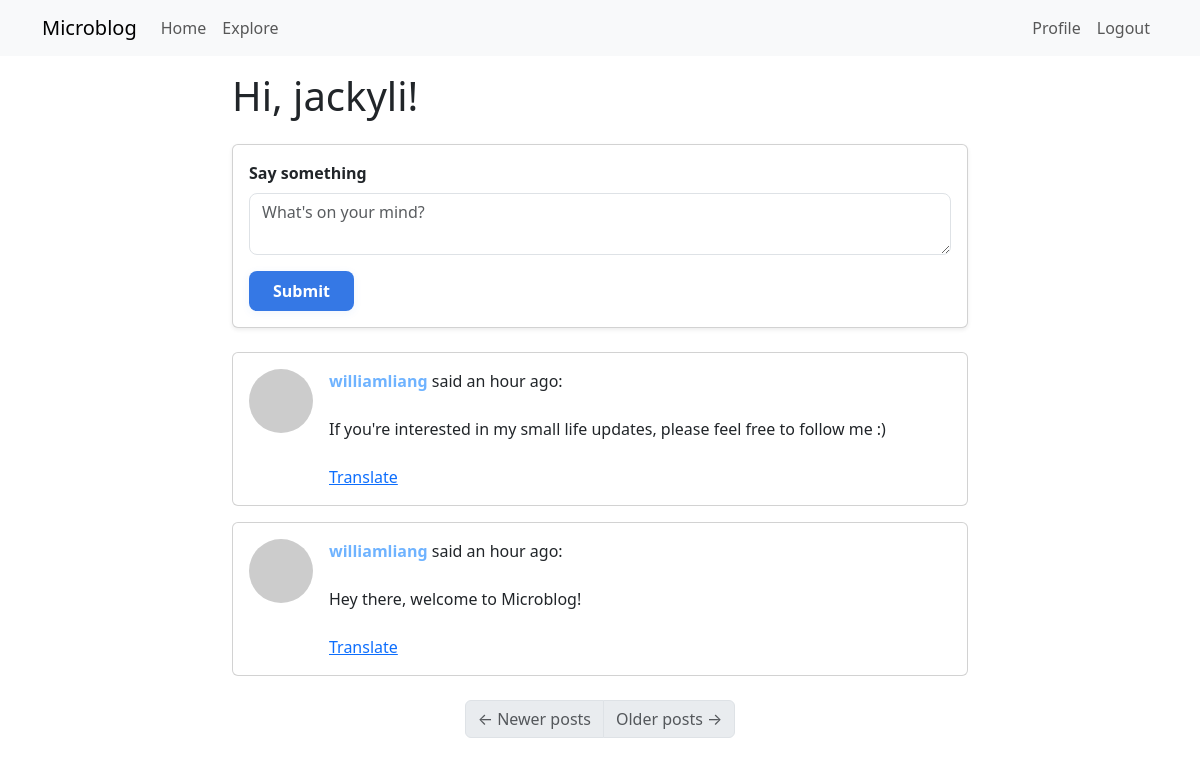
The page /index (signed in) on the database its author committed.
### app/models.py (models this page shows, shortened)
class User(UserMixin, db.Model):
    id: so.Mapped[int] = so.mapped_column(primary_key=True)
    username: so.Mapped[str] = so.mapped_column(sa.String(64), index=True, unique=True)
    email: so.Mapped[str] = so.mapped_column(sa.String(120), index=True, unique=True)
    password_hash: so.Mapped[Optional[str]] = so.mapped_column(sa.String(256))
    about_me: so.Mapped[Optional[str]] = so.mapped_column(sa.String(140))
    last_seen: so.Mapped[Optional[datetime]] = so.mapped_column(default=lambda: datetime.now(timezone.utc))
    posts: so.WriteOnlyMapped['Post'] = so.relationship(
        back_populates='author', passive_deletes=True)
    following: so.WriteOnlyMapped['User'] = so.relationship(
        secondary=followers, primaryjoin=(followers.c.follower_id == id),
        secondaryjoin=(followers.c.followed_id == id),
        back_populates='followers'
    )
    followers: so.WriteOnlyMapped['User'] = so.relationship(
        secondary=followers, primaryjoin=(followers.c.followed_id == id),
        secondaryjoin=(followers.c.follower_id == id),
        back_populates='following')
    def avatar(self, size):
        digest = hashlib.md5(self.email.lower().encode('utf-8')).hexdigest()
        return f'https://www.gravatar.com/avatar/{digest}?d=identicon&s={size}'
    def following_posts(self):
        Author = so.aliased(User)
        Follower = so.aliased(User)
        return (
            sa.select(Post)
            .join(Post.author.of_type(Author))
            .join(Author.followers.of_type(Follower), isouter=True)
            .where(sa.or_(Follower.id == self.id, Author.id == self.id))
            .group_by(Post)
            .order_by(Post.timestamp.desc())
        )

class Post(db.Model):
    id: so.Mapped[int] = so.mapped_column(primary_key=True)
    body: so.Mapped[str] = so.mapped_column(sa.String(140))
    timestamp: so.Mapped[datetime] = so.mapped_column(index=True, default=lambda: datetime.now(timezone.utc))
    user_id: so.Mapped[int] = so.mapped_column(sa.ForeignKey(User.id), index=True)
    language: so.Mapped[Optional[str]] = so.mapped_column(sa.String(5))
    author: so.Mapped[User] = so.relationship(back_populates='posts')

### app/routes.py (the view, shortened to what this page needs)
@app.route('/', methods=['GET', 'POST'])
@app.route('/index', methods=['GET', 'POST'])
@login_required
def index():
    form = PostForm()
    page = request.args.get('page', 1, type=int)
    posts = db.paginate(current_user.following_posts(), page=page, per_page=app.config['POSTS_PER_PAGE'], error_out=False)
    next_url = url_for('index', page=posts.next_num) \
        if posts.has_next else None
    prev_url = url_for('index', page=posts.prev_num) \
        if posts.has_prev else None
    return render_template('index.html', title='Home', form=form, posts=posts.items, next_url=next_url, prev_url=prev_url)

### app/forms.py
class PostForm(FlaskForm):
    post = TextAreaField('Say something', validators=[DataRequired(), Length(min=1, max=140)])
    submit = SubmitField('Submit')

### app/models.py (called while the page is built)
@login.user_loader
def load_user(id):
    return db.session.get(User, int(id))

### app/routes.py (called while the page is built)
@app.context_processor
def inject_babel_underscore():
    return dict(_=_)

@app.before_request
def before_request():
    if current_user.is_authenticated:
        current_user.last_seen = datetime.now(timezone.utc)
        db.session.commit()

### app/templates/index.html (shortened to what this page needs)
{% extends "base.html" %}
{% block content %}
  <div class="row justify-content-center">
    <div class="col-md-8">
      <h1 class="mb-4">Hi, {{ current_user.username }}!</h1>
      {% if form %}
      <div class="card shadow-sm mb-4">
        <div class="card-body">
          <form action="" method="post">
            <div class="mb-3">
              {{ form.post.label(class="form-label fw-bold") }}
              {{ form.post(class="form-control", style="border-radius:8px;", rows=2, placeholder="What's on your mind?") }}
            </div>
            <button type="submit" class="btn-custom-submit">{{ form.submit.label.text }}</button>
          </form>
        </div>
      </div>
      {% endif %}
      <div class="mb-4">
        {% for post in posts %}
          {% include '_post.html' %}
        {% endfor %}
      </div>
      <nav aria-label="Post navigation">
        <ul class="pagination justify-content-center mt-4">
          <li class="page-item{% if not prev_url %} disabled{% endif %}">
            <a class="page-link" href="{{ prev_url if prev_url else '#' }}" tabindex="-1">
              <span aria-hidden="true">&larr;</span> Newer posts
            </a>
          </li>
          <li class="page-item{% if not next_url %} disabled{% endif %}">
            <a class="page-link" href="{{ next_url if next_url else '#' }}">
              Older posts <span aria-hidden="true">&rarr;</span>
            </a>
          </li>
        </ul>
      </nav>
    </div>
  </div>
{% endblock %}

### app/templates/_post.html (shortened to what this page needs)
<div class="card mb-3">
  <div class="card-body d-flex">
    <a href="{{ url_for('user', username=post.author.username) }}">
      <img src="{{ post.author.avatar(64) }}" class="rounded-circle me-3" width="64" height="64" />
    </a>
    <div>
      <div>
        <a href="{{ url_for('user', username=post.author.username) }}" class="fw-bold user-link">
          {{ post.author.username }}
        </a>
        said {{ moment(post.timestamp).fromNow() }}:
      </div>
      <br>
      <span id ="post{{ post.id }}">{{ post.body }}</span>
      {% if post.language and post.language != g.locale %}
      <br><br>
      <a href="#" class="translate-link" data-post-id="{{ post.id }}" data-source-language="{{ post.language }}" data-dest-language="{{ g.locale }}">{{ _('Translate') }}</a>
      {% endif %}
    </div>
  </div>
</div>

### app/templates/_post.html (style rules this page uses)
.user-link { color: #6fb3ff; text-decoration: none; transition: color 0.2s; }
.btn-custom-submit { background: #3578e5; color: #fff; border: none; border-radius: 8px; padding: 0.5rem 1.5rem; font-weight: 600; transition: background 0.2s, color 0.2s, box-shadow 0.2s; box-shadow: 0 2px 8px rgba(53,120,229,0.08); }

### rows shown on the page
User: username "jackyli"
Post: author.username "williamliang", timestamp "an hour ago", body "If you're interested in my small life updates, please feel free to follow me :)"
Post: author.username "williamliang", timestamp "an hour ago", body "Hey there, welcome to Microblog!"
